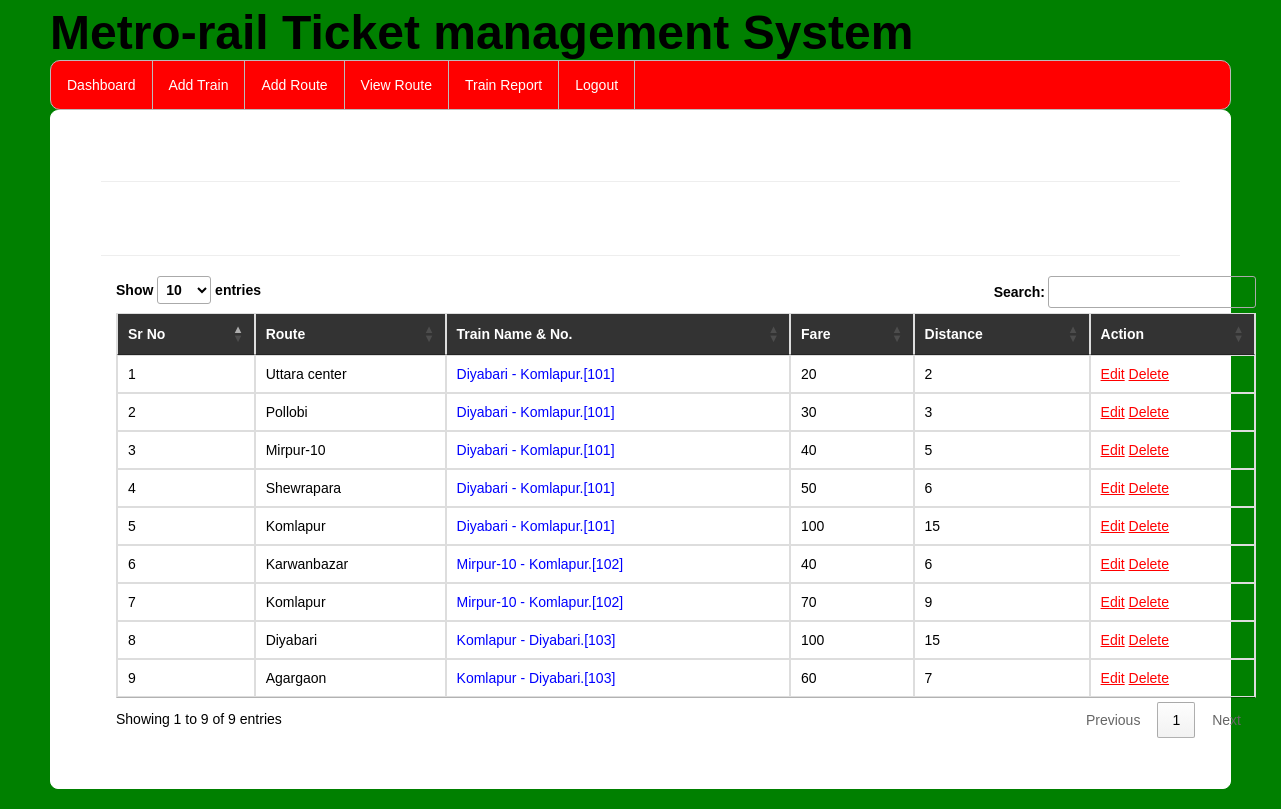
Page /availableroute/ (signed in) on the committed database.
### railway/models.py (models this page shows, shortened)
class Add_route(models.Model):
    train = models.ForeignKey(Add_Train,on_delete=models.CASCADE,null=True)
    route = models.CharField(max_length=100,null=True)
    distance=models.IntegerField(null=True)
    fare=models.IntegerField(null=True)

class Add_Train(models.Model):
    trainname = models.CharField(max_length=30,null=True)
    train_no = models.IntegerField(null=True)
    from_city = models.CharField(max_length=30,null=True)
    to_city = models.CharField(max_length=30,null=True)
    departuretime=models.CharField(max_length=30,null=True)
    arrivaltime=models.CharField(max_length=30,null=True)
    trevaltime=models.CharField(max_length=100,null=True)
    distance=models.IntegerField(null=True)

### railway/views.py (the view)
# urls.py: path('availableroute/', displayroute, name="availableroute"),
def displayroute(request):
    if not request.user.is_authenticated:
        return redirect('login')
    data = Add_route.objects.all()
    data2 = Add_Train.objects.all()
    d = {'data':data,'data2':data2}
    return render(request,"availableroute.html",d)

### railway/templates/availableroute.html (shortened to what this page needs)
{% extends 'navigation3.html' %}
{% load static %}
{% block b %}
<div style="color:Black;border:1px solid white;border-radius:8px;background-color:white;padding:50px">
<hr><h3><strong>All Added Route</strong></h3><hr>
        <div class="container">
<table class="table table-bordered" id="myTable">
  <thead style="color:white;background-color:#333">
  <tr>
    <th>Sr No</th>
    <th>Route</th>
      <th>Train Name & No.</th>
    <th>Fare</th>
    <th>Distance</th>
    <th>Action</th>
  </tr>
  </thead>
   <tbody>
{% for i in data %}
  <tr>
    <td>{{forloop.counter}}</td>
    <td>{{i.route}}</td>
      <td style="color:blue">{{i.train.trainname}}.[{{i.train.train_no}}]</td>
    <td>{{i.fare}}</td>
    <td>{{i.distance}}</td>
    <td style="100px"><a href="{% url 'editroute' i.id %}" style="color:red"><u>Edit</u></a>
        <a href="{% url 'delete_route' i.id %}" style="color:red"><u>Delete</u></a></td>
  </tr>{% endfor %}
    </tbody>
</table>
 </div>
</div>
{% endblock %}

### railway/templates/head.html (style rules this page uses)
h3 { margin:0px;padding-top:7px;padding-buttom:7px;color:white; }

### railway/templates/navigation3.html (style rules this page uses)
body { font-family: Arial, Helvetica, sans-serif; }

### rows in the picture
Add_route: route "Uttara center", train.trainname "Diyabari - Komlapur", train.train_no "101", fare "20", distance "2"
Add_route: route "Pollobi", train.trainname "Diyabari - Komlapur", train.train_no "101", fare "30", distance "3"
Add_route: route "Mirpur-10", train.trainname "Diyabari - Komlapur", train.train_no "101", fare "40", distance "5"
Add_route: route "Shewrapara", train.trainname "Diyabari - Komlapur", train.train_no "101", fare "50", distance "6"
Add_route: route "Komlapur", train.trainname "Diyabari - Komlapur", train.train_no "101", fare "100", distance "15"
Add_route: route "Karwanbazar", train.trainname "Mirpur-10 - Komlapur", train.train_no "102", fare "40", distance "6"
Add_route: route "Komlapur", train.trainname "Mirpur-10 - Komlapur", train.train_no "102", fare "70", distance "9"
Add_route: route "Diyabari", train.trainname "Komlapur - Diyabari", train.train_no "103", fare "100", distance "15"
Add_route: route "Agargaon", train.trainname "Komlapur - Diyabari", train.train_no "103", fare "60", distance "7"
